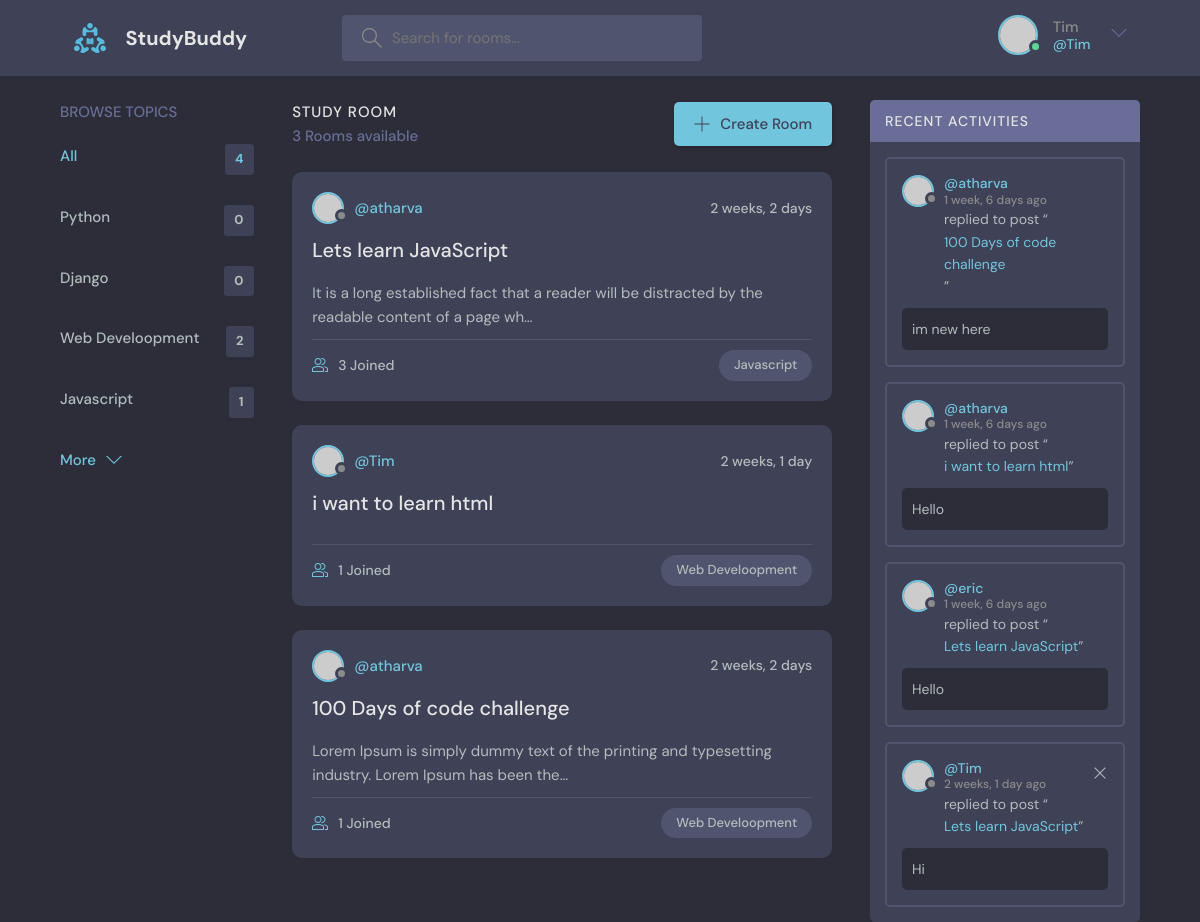
Screenshot of / (signed in) with the database file from the repository.
### base/models.py (models this page shows, shortened)
class Topic(models.Model):
    name = models.CharField(max_length = 200)

class Room(models.Model):
    host = models.ForeignKey(User, on_delete = models.SET_NULL, null = True)  #when user deleted set to null
    topic = models.ForeignKey(Topic , on_delete = models.SET_NULL, null = True) #when topic deleted set to null
    name = models.CharField(max_length = 200)
    description = models.TextField(null = True, blank = True )
    participants = models.ManyToManyField(User, related_name = 'participants',blank = True)
    updated = models.DateTimeField(auto_now = True) #whenever updated it will change to curr time
    create = models.DateTimeField(auto_now_add = True) #when created will set to curr time and not update
    class Meta:
        ordering = ['-updated', '-create']
    def __str__(self):
        return self.name

class Message(models.Model):
    user = models.ForeignKey(User, on_delete = models.CASCADE)  #on deleting user delete messagess
    room = models.ForeignKey(Room, on_delete = models.CASCADE)  #on deleting room delete messages
    body = models.TextField()
    updated = models.DateTimeField(auto_now = True)
    create = models.DateTimeField(auto_now_add = True)
    class Meta:
        ordering = ['-updated', '-create']

### base/views.py (the view)
# urls.py: path('',views.home, name = "home"),
def home(request):
    q = request.GET.get('q') if request.GET.get('q') != None else ''
    rooms = Room.objects.filter(
        Q(topic__name__icontains = q) |
        Q(name__icontains = q)|
        Q(description__icontains = q)
        )  #get all rooms from db with the query parameter
    topics = Topic.objects.all()
    room_count = rooms.count()
    room_messages = Message.objects.filter(Q(room__topic__name__icontains = q))
    context = {'rooms' : rooms, 'topics': topics, 'room_count': room_count, 'room_messages': room_messages}
    return render(request, 'base/home.html', context)

### base/templates/base/home.html (shortened to what this page needs)
{% extends 'main.html' %}
{% block content %}
<main class="layout layout--3">
      <div class="container">
         {% include 'base/topics_component.html' %}
        <div class="roomList">
          <div class="roomList__header">
            <div>
              <h2>Study Room</h2>
              <p>{{room_count}} Rooms available</p>
            </div>
            <a class="btn btn--main" href="create-room.html">
              <svg version="1.1" xmlns="http://www.w3.org/2000/svg" width="32" height="32" viewBox="0 0 32 32">
                <title>add</title>
                <path
                  d="M16.943 0.943h-1.885v14.115h-14.115v1.885h14.115v14.115h1.885v-14.115h14.115v-1.885h-14.115v-14.115z"
                ></path>
              </svg>
              Create Room
            </a>
          </div>
          {% include 'base/feed_component.html' %}
        </div>
         {% include 'base/activity_component.html' %}
      </div>
    </main>
{% endblock %}

### templates/navbar.html (shortened to what this page needs)
{% load static %}
<header class="header header--loggedIn">
      <div class="container">
        <a href="{% url 'home' %}" class="header__logo">
          <img src="{% static 'images/logo.svg' %}" />
          <h1>StudyBuddy</h1>
        </a>
        <form class="header__search" method = 'GET' action = "{% url 'home' %}">
          <label>
            <input name = 'q' placeholder="Search for rooms..." />
          </label>
        </form>
        <nav class="header__menu">
            {% if request.user.is_authenticated %}
          <div class="header__user">
            <a href="profile.html">
              <div class="avatar avatar--medium active">
                <img src="https://randomuser.me/api/portraits/men/37.jpg" />
              </div>
              <p>{{ request.user.username }}<span>@{{ request.user.username }}</span></p>
            </a>
            <button class="dropdown-button">
              <svg version="1.1" xmlns="http://www.w3.org/2000/svg" width="32" height="32" viewBox="0 0 32 32">
                <title>chevron-down</title>
                <path d="M16 21l-13-13h-3l16 16 16-16h-3l-13 13z"></path>
              </svg>
            </button>
          </div>
          {% else %}
          <a href="{% url 'login' %}">
            <img src="{% static 'images/avatar.svg' %}" />
            <p>Login</p>
          </a>
          {% endif %}
        </nav>
      </div>
    </header>

### base/templates/base/topics_component.html
<div class="topics">
          <div class="topics__header">
            <h2>Browse Topics</h2>
          </div>
          <ul class="topics__list">
            <li>
              <a href="{% url 'home' %}" class="active">All <span>{{topics.count}}</span></a>
            </li>
            {% for topic in topics %}
            <li>
              <a href="{% url 'home' %}?q={{topic.name}}">{{topic.name}} <span>{{topic.room_set.all.count}}</span></a>
            </li>
            {% endfor %}
          </ul>
          <a class="btn btn--link" href="topics.html">
            More
            <svg version="1.1" xmlns="http://www.w3.org/2000/svg" width="32" height="32" viewBox="0 0 32 32">
              <title>chevron-down</title>
              <path d="M16 21l-13-13h-3l16 16 16-16h-3l-13 13z"></path>
            </svg>
          </a>
        </div>

### base/templates/base/feed_component.html (shortened to what this page needs)
{% for room in rooms %}
<div class="roomListRoom">
            <div class="roomListRoom__header">
              <a href="{% url 'user-profile' room.host.id %}" class="roomListRoom__author">
                <div class="avatar avatar--small">
                  <img src="https://randomuser.me/api/portraits/women/11.jpg" />
                </div>
                <span>@{{room.host.username}}</span>
              </a>
              <div class="roomListRoom__actions">
                <span>{{room.create|timesince}}</span>
              </div>
            </div>
            <div class="roomListRoom__content">
              <a href="{% url 'room' room.id %}">{{room.name}}</a>
              <p>
                {{room.description|truncatechars:100}}
              </p>
            </div>
            <div class="roomListRoom__meta">
              <a href="{% url 'room' room.id %}" class="roomListRoom__joined">
                {{room.participants.all.count}} Joined
              </a>
              <p class="roomListRoom__topic">{{room.topic.name}}</p>
            </div>
</div>
{% endfor %}

### base/templates/base/activity_component.html
<div class="activities">
          <div class="activities__header">
            <h2>Recent Activities</h2>
          </div>
          {% for message in room_messages %}
          <div class="activities__box">
            <div class="activities__boxHeader roomListRoom__header">
              <a href="{% url 'user-profile' message.user.id %}" class="roomListRoom__author">
                <div class="avatar avatar--small">
                  <img src="https://randomuser.me/api/portraits/women/11.jpg" />
                </div>
                <p>
                  @{{message.user}}
                  <span>{{message.create|timesince}} ago</span>
                </p>
              </a>
              {% if request.user == message.user %}
              <div class="roomListRoom__actions">
                <a href="{% url 'delete-message' message.id %}">
                  <svg version="1.1" xmlns="http://www.w3.org/2000/svg" width="32" height="32" viewBox="0 0 32 32">
                    <title>remove</title>
                    <path
                      d="M27.314 6.019l-1.333-1.333-9.98 9.981-9.981-9.981-1.333 1.333 9.981 9.981-9.981 9.98 1.333 1.333 9.981-9.98 9.98 9.98 1.333-1.333-9.98-9.98 9.98-9.981z"
                    ></path>
                  </svg>
                </a>
              </div>
              {% endif %}
            </div>
            <div class="activities__boxContent">
              <p>replied to post “<a href="{% url 'room' message.room.id %}">{{message.room}}</a>”</p>
              <div class="activities__boxRoomContent">
                {{message.body}}
              </div>
            </div>
          </div>
          {% endfor %}
</div>

### rows the page displays
Topic: name "Python", room_set.all.count "0"
Topic: name "Django", room_set.all.count "0"
Topic: name "Web Develoopment", room_set.all.count "2"
Topic: name "Javascript", room_set.all.count "1"
Room: host.username "atharva", create "2 weeks, 2 days", name "Lets learn JavaScript", description "It is a long established fact that a reader will be distracted by the readable content of a page wh…", participants.all.count "3", topic.name "Javascript"
Room: host.username "Tim", create "2 weeks, 1 day", name "i want to learn html", participants.all.count "1", topic.name "Web Develoopment"
Room: host.username "atharva", create "2 weeks, 2 days", name "100 Days of code challenge", description "Lorem Ipsum is simply dummy text of the printing and typesetting industry. Lorem Ipsum has been the…", participants.all.count "1", topic.name "Web Develoopment"
Message: user "atharva", create "1 week, 6 days", room "100 Days of code challenge", body "im new here"
Message: user "atharva", create "1 week, 6 days", room "i want to learn html", body "Hello"
Message: user "eric", create "1 week, 6 days", room "Lets learn JavaScript", body "Hello"
Message: user "Tim", create "2 weeks, 1 day", room "Lets learn JavaScript", body "Hi"

### other values shown
{{ request.user.username }} "Tim"
{{ topics.count }} "4"
{{ room_count }} "3"
